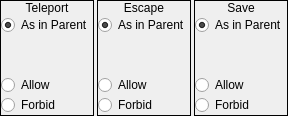
          <widget class="QWidget" name="widget_18" native="true">
           <property name="sizePolicy">
            <sizepolicy hsizetype="Preferred" vsizetype="Fixed">
             <horstretch>0</horstretch>
             <verstretch>0</verstretch>
            </sizepolicy>
           </property>
           <layout class="QHBoxLayout" name="horizontalLayout_5">
            <property name="spacing">
             <number>3</number>
            </property>
            <property name="margin">
             <number>0</number>
            </property>
            <item>
             <widget class="QFrame" name="frame_10">
              <property name="frameShape">
               <enum>QFrame::Box</enum>
              </property>
              <property name="frameShadow">
               <enum>QFrame::Plain</enum>
              </property>
              <layout class="QVBoxLayout" name="verticalLayout_13">
               <property name="spacing">
                <number>0</number>
               </property>
               <property name="margin">
                <number>0</number>
               </property>
               <item>
                <widget class="QLabel" name="lblTeleport">
                 <property name="sizePolicy">
                  <sizepolicy hsizetype="Preferred" vsizetype="Fixed">
                   <horstretch>0</horstretch>
                   <verstretch>0</verstretch>
                  </sizepolicy>
                 </property>
                 <property name="text">
                  <string>Teleport</string>
                 </property>
                 <property name="alignment">
                  <set>Qt::AlignHCenter|Qt::AlignTop</set>
                 </property>
                </widget>
               </item>
               <item>
                <widget class="QRadioButton" name="rbTeleport_Parent">
                 <property name="text">
                  <string>As in Parent</string>
                 </property>
                 <property name="checked">
                  <bool>true</bool>
                 </property>
                </widget>
               </item>
               <item>
                <spacer name="verticalSpacer">
                 <property name="orientation">
                  <enum>Qt::Vertical</enum>
                 </property>
                 <property name="sizeHint" stdset="0">
                  <size>
                   <width>20</width>
                   <height>40</height>
                  </size>
                 </property>
                </spacer>
               </item>
               <item>
                <widget class="QRadioButton" name="rbTeleport_Allow">
                 <property name="text">
                  <string>Allow</string>
                 </property>
                </widget>
               </item>
               <item>
                <widget class="QRadioButton" name="rbTeleport_Forbid">
                 <property name="text">
                  <string>Forbid</string>
                 </property>
                </widget>
               </item>
              </layout>
             </widget>
            </item>
            <item>
             <widget class="QFrame" name="frame_11">
              <property name="frameShape">
               <enum>QFrame::Box</enum>
              </property>
              <property name="frameShadow">
               <enum>QFrame::Plain</enum>
              </property>
              <layout class="QVBoxLayout" name="verticalLayout_14">
               <property name="spacing">
                <number>0</number>
               </property>
               <property name="margin">
                <number>0</number>
               </property>
               <item>
                <widget class="QLabel" name="lblEscape">
                 <property name="sizePolicy">
                  <sizepolicy hsizetype="Preferred" vsizetype="Fixed">
                   <horstretch>0</horstretch>
                   <verstretch>0</verstretch>
                  </sizepolicy>
                 </property>
                 <property name="text">
                  <string>Escape</string>
                 </property>
                 <property name="alignment">
                  <set>Qt::AlignHCenter|Qt::AlignTop</set>
                 </property>
                </widget>
               </item>
               <item>
                <widget class="QRadioButton" name="rbEscape_Parent">
                 <property name="text">
                  <string>As in Parent</string>
                 </property>
                 <property name="checked">
                  <bool>true</bool>
                 </property>
                </widget>
               </item>
               <item>
                <spacer name="verticalSpacer_2">
                 <property name="orientation">
                  <enum>Qt::Vertical</enum>
                 </property>
                 <property name="sizeHint" stdset="0">
                  <size>
                   <width>20</width>
                   <height>40</height>
                  </size>
                 </property>
                </spacer>
               </item>
               <item>
                <widget class="QRadioButton" name="rbEscape_Allow">
                 <property name="text">
                  <string>Allow</string>
                 </property>
                </widget>
               </item>
               <item>
                <widget class="QRadioButton" name="rbEscape_Forbid">
                 <property name="text">
                  <string>Forbid</string>
                 </property>
                </widget>
               </item>
              </layout>
             </widget>
            </item>
            <item>
             <widget class="QFrame" name="frame_12">
              <property name="frameShape">
               <enum>QFrame::Box</enum>
              </property>
              <property name="frameShadow">
               <enum>QFrame::Plain</enum>
              </property>
              <layout class="QVBoxLayout" name="verticalLayout_15">
               <property name="spacing">
                <number>0</number>
               </property>
               <property name="margin">
                <number>0</number>
               </property>
               <item>
                <widget class="QLabel" name="lblSave">
                 <property name="sizePolicy">
                  <sizepolicy hsizetype="Preferred" vsizetype="Fixed">
                   <horstretch>0</horstretch>
                   <verstretch>0</verstretch>
                  </sizepolicy>
                 </property>
                 <property name="text">
                  <string>Save</string>
                 </property>
                 <property name="alignment">
                  <set>Qt::AlignHCenter|Qt::AlignTop</set>
                 </property>
                </widget>
               </item>
               <item>
                <widget class="QRadioButton" name="rbSave_Parent">
                 <property name="text">
                  <string>As in Parent</string>
                 </property>
                 <property name="checked">
                  <bool>true</bool>
                 </property>
                </widget>
               </item>
               <item>
                <spacer name="verticalSpacer_3">
                 <property name="orientation">
                  <enum>Qt::Vertical</enum>
                 </property>
                 <property name="sizeHint" stdset="0">
                  <size>
                   <width>20</width>
                   <height>40</height>
                  </size>
                 </property>
                </spacer>
               </item>
               <item>
                <widget class="QRadioButton" name="rbSave_Allow">
                 <property name="text">
                  <string>Allow</string>
                 </property>
                </widget>
               </item>
               <item>
                <widget class="QRadioButton" name="rbSave_Forbid">
                 <property name="text">
                  <string>Forbid</string>
                 </property>
                </widget>
               </item>
              </layout>
             </widget>
            </item>
           </layout>
          </widget>
